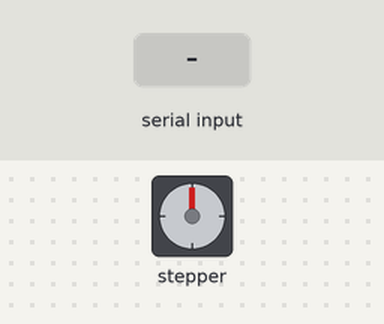
Simulated run of this program. Board: Arduino Uno, built with avr-gcc and run on an emulated ATmega328P. Parts: stepper motor. Wiring (inferred from the names in the program): stepper motor driver (200 steps per turn assumed): step pin 5; direction pin 4; enable pin 6. The inputs (shaded band) are chosen by the test bench. What the program prints to the serial monitor is not drawn.

Above: at 1.2 s.
1.3 s: "Start" received over Serial
Timing chart, 0 to 9.9 s (numbered marks = the images above; inputs shaded):
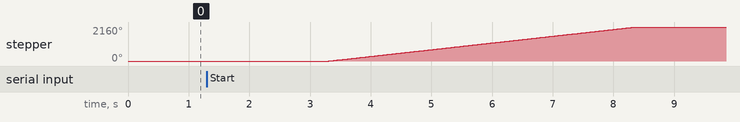

Measured:
- after the input at 1.3 s, stepper: turns 2160° clockwise in 5.1 s, starting after 2.0 s

The program:

main.cpp
```cpp
#include <Arduino.h>

int step = 5;
int dir = 4;
int ena = 6;

int sensor = A0;
int value;

String data;
bool isStart = false;

void setup()
{
  Serial.begin(9600);

  // motor
  pinMode(ena, OUTPUT);
  pinMode(step, OUTPUT);
  pinMode(dir, OUTPUT);
  digitalWrite(ena, LOW);

  // sensor
  pinMode(sensor, INPUT);
}

void loop()
{
  if (!isStart)
  {
    if (Serial.available())
    {
      data = Serial.readString();
      if (data == "Start")
      {
        isStart = true;
        Serial.println("Started");
      }
      delay(1000);
    }
  }
  else
  {
    // send Value read from sensor
    value = analogRead(sensor);
    Serial.print("Value read from sensor:");
    Serial.println(value);

    if (value > 350)
    {
      // move 6 steps
      digitalWrite(dir, HIGH);
      for (int x = 0; x < 1200; x++)
      {
        digitalWrite(step, HIGH);
        delayMicroseconds(2100);
        digitalWrite(step, LOW);
        delayMicroseconds(2100);
      }

      delay(1000);
      while (true)
      {
        Serial.println("A");
        if (Serial.available() > 0)
        {
          data = Serial.readString();
          if (data == "B")
          {
            digitalWrite(dir, LOW);
            for (int x = 0; x < 1200; x++)
            {
              digitalWrite(step, HIGH);
              delayMicroseconds(2100);
              digitalWrite(step, LOW);
              delayMicroseconds(2100);
            }
            delay(2000);
            break;
          }
        }
        delay(1000);
      }
      delay(1000);
    }
  }
}
```
